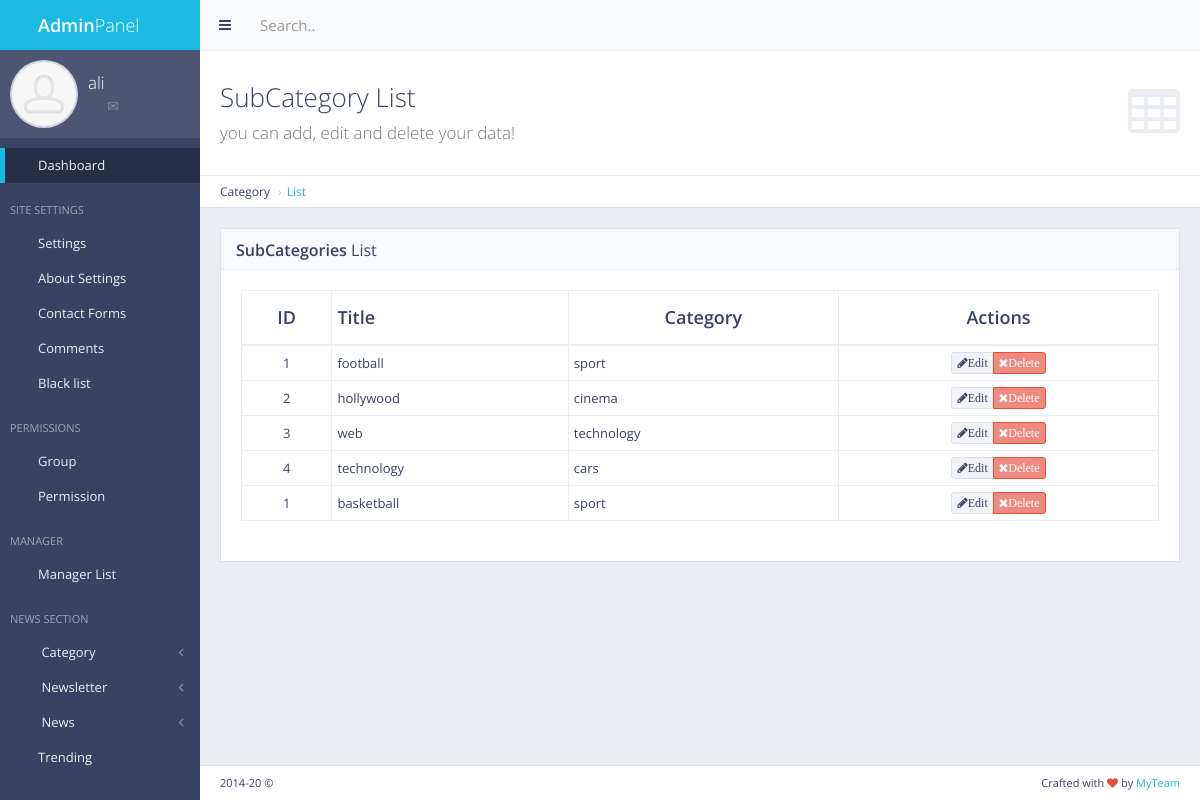
The page /panel/subcategory/list/ (signed in) on the database its author committed.
### subcat/models.py (models this page shows, shortened)
class SubCat(models.Model):
    name = models.CharField(max_length = 50)
    catname = models.CharField(max_length = 50)
    catid = models.IntegerField()

### subcat/views.py (the view)
# urls.py: path('panel/subcategory/list/' , views.subcat_list , name='subcat_list'),
def subcat_list(request):
    if not request.user.is_authenticated:
        return redirect('mylogin')
    subcat = SubCat.objects.all()
    return render(request , 'back/subcat_list.html' , {'subcat':subcat})

### main/templatetags/extera_auth.py (called while the page is built)
@register.filter(name='has_group')
def has_group(user , group_name):
    return user.groups.filter(name=group_name).exists()

### main/templates/back/subcat_list.html (shortened to what this page needs)
{% extends "back/master.html" %}
{% load static %}
{% block mainblock %}
<div id="page-content">
    <div class="content-header">
        <div class="header-section">
            <h1>
                <i class="fa fa-table"></i>SubCategory List<br><small>you can add, edit and delete your data!</small>
            </h1>
        </div>
    </div>
    <ul class="breadcrumb breadcrumb-top">
        <li>Category</li>
        <li><a href="/panel/news/list/">List</a></li>
    </ul>
    <div class="block full">
        <div class="block-title">
            <h2><strong>SubCategories</strong> List</h2>
        </div>
        <div class="table-responsive">
            <table id="example-datatable" class="table table-vcenter table-condensed table-bordered">
                <thead>
                    <tr>
                      <th class="text-center">ID</th>
                        <th>Title</th>
                        <th class="text-center">Category</th>
                        <th class="text-center">Actions</th>
                    </tr>
                </thead>
                <tbody>
                  {% for i in subcat %}
                  <tr>
                      <td class="text-center">{{ i.catid }}</td>
                      <td>{{ i.name }}</td>
                      <td>{{ i.catname }}</td>
                      <td class="text-center">
                          <div class="btn-group">
                              <a href="javascript:void(0)" data-toggle="tooltip" title="Edit" class="btn btn-xs btn-default"><i class="fa fa-pencil">Edit</i></a>
                              <a href="{% url 'news_delete' pk=i.id %}" data-toggle="tooltip" title="Delete" class="btn btn-xs btn-danger"><i class="fa fa-times">Delete</i></a>
                          </div>
                      </td>
                  </tr>
                  {% endfor %}
                </tbody>
            </table>
        </div>
    </div>
</div>
{% endblock %}

### main/templates/back/master.html (shortened to what this page needs)
{% load static %}
{% load extera_auth %}
{% if user.is_authenticated %}
<!DOCTYPE html>
 <html class="no-js" lang="en">
    <head>
        <link rel="stylesheet" href="{% static "back/css/bootstrap.min.css" %}">
        <link rel="stylesheet" href="{% static "back/css/plugins.css" %}">
        <link rel="stylesheet" href="{% static "back/css/main.css" %}">
        <link rel="stylesheet" href="{% static "back/css/themes.css" %}">
    </head>
    <body>
        <div id="page-wrapper">
            <div id="page-container" class="sidebar-partial sidebar-visible-lg sidebar-no-animations">
                <div id="sidebar">
                    <div id="sidebar-scroll">
                        <div class="sidebar-content">
                            <a href="/panel" class="sidebar-brand">
                                <i class="gi gi-flash"></i><span class="sidebar-nav-mini-hide"><strong>Admin</strong>Panel</span>
                            </a>
                            <div class="sidebar-section sidebar-user clearfix sidebar-nav-mini-hide">
                                <div class="sidebar-user-avatar">
                                    <a href="page_ready_user_profile.html">
                                        <img src="{% static "back/img/placeholders/avatars/avatar2.jpg" %}" alt="avatar">
                                    </a>
                                </div>
                                <div class="sidebar-user-name">{{ request.user }}</div>
                                <div class="sidebar-user-links">
                                    <a href="page_ready_user_profile.html" data-toggle="tooltip" data-placement="bottom" title="Profile"><i class="gi gi-user"></i></a>
                                    <a href="page_ready_inbox.html" data-toggle="tooltip" data-placement="bottom" title="Messages"><i class="gi gi-envelope"></i></a>
                                    <a href="/panel/change/pass/" class="enable-tooltip" data-placement="bottom" title="Settings"><i class="gi gi-cogwheel"></i></a>
                                    <a href="{% url 'mylogout' %}" data-toggle="tooltip" data-placement="bottom" title="Logout"><i class="gi gi-exit"></i></a>
                                </div>
                            </div>
                            <ul class="sidebar-nav">
                              {% if perms.main.master_user %}
                                <li>
                                    <a href="/panel" class=" active"><i class="gi gi-stopwatch sidebar-nav-icon"></i><span class="sidebar-nav-mini-hide">Dashboard</span></a>
                                </li>
                                {% endif %}
                                {% if request.user|has_group:'masteruser' %}
                                <li class="sidebar-header">
                                    <span class="sidebar-header-options clearfix"><a href="javascript:void(0)" data-toggle="tooltip" title="Quick Settings"><i class="gi gi-settings"></i></a></span>
                                    <span class="sidebar-header-title">Site Settings</span>
                                </li>
                                <li>
                                    <a href="/panel/setting" class=""><i class="gi gi-show_big_thumbnails sidebar-nav-icon"></i><span class="sidebar-nav-mini-hide">Settings</span></a>
                                </li>
                                <li>
                                    <a href="/panel/about_setting" class=""><i class="gi gi-show_big_thumbnails sidebar-nav-icon"></i><span class="sidebar-nav-mini-hide">About Settings</span></a>
                                </li>
                                <li>
                                    <a href="/panel/contact_form" class=""><i class="gi gi-show_big_thumbnails sidebar-nav-icon"></i><span class="sidebar-nav-mini-hide">Contact Forms</span></a>
                                </li>
                                <li>
                                    <a href="/comment/list" class=""><i class="gi gi-show_big_thumbnails sidebar-nav-icon"></i><span class="sidebar-nav-mini-hide">Comments</span></a>
                                </li>
                                <li>
                                    <a href="/blacklist" class=""><i class="gi gi-show_big_thumbnails sidebar-nav-icon"></i><span class="sidebar-nav-mini-hide">Black list</span></a>
                                </li>
                                <li class="sidebar-header">
                                    <span class="sidebar-header-options clearfix"><a href="javascript:void(0)" data-toggle="tooltip" title="Quick Settings"><i class="gi gi-settings"></i></a></span>
                                    <span class="sidebar-header-title">Permissions</span>
                                </li>
                                <li>
                                    <a href="/panel/manager/group" class=""><i class="gi gi-show_big_thumbnails sidebar-nav-icon"></i><span class="sidebar-nav-mini-hide">Group</span></a>
                                </li>
                                <li>
                                    <a href="/panel/manager/perms" class=""><i class="gi gi-show_big_thumbnails sidebar-nav-icon"></i><span class="sidebar-nav-mini-hide">Permission</span></a>
                                </li>
                                <li class="sidebar-header">
                                    <span class="sidebar-header-options clearfix"><a href="javascript:void(0)" data-toggle="tooltip" title="Quick Settings"><i class="gi gi-settings"></i></a></span>
                                    <span class="sidebar-header-title">Manager</span>
                                </li>
                                <li>
                                    <a href="/panel/manager/list" class=""><i class="gi gi-show_big_thumbnails sidebar-nav-icon"></i><span class="sidebar-nav-mini-hide">Manager List</span></a>
                                </li>
                                {% endif %}
                                <li class="sidebar-header">
                                    <span class="sidebar-header-options clearfix"><a href="javascript:void(0)" data-toggle="tooltip" title="Quick Settings"><i class="gi gi-settings"></i></a></span>
                                    <span class="sidebar-header-title">News Section</span>
                                </li>
                                {% if request.user|has_group:'masteruser' %}
                                <li>
                                    <a href="#" class="sidebar-nav-menu"><i class="fa fa-angle-left sidebar-nav-indicator sidebar-nav-mini-hide"></i><i class="gi gi-show_big_thumbnails sidebar-nav-icon"></i><span class="sidebar-nav-mini-hide"> Category</span></a>
                                </li>
                                <li>
                                    <a href="#" class="sidebar-nav-menu"><i class="fa fa-angle-left sidebar-nav-indicator sidebar-nav-mini-hide"></i><i class="gi gi-show_big_thumbnails sidebar-nav-icon"></i><span class="sidebar-nav-mini-hide"> Newsletter</span></a>
                                </li>
                                {% endif %}
                                <li>
                                    <a href="#" class="sidebar-nav-menu"><i class="fa fa-angle-left sidebar-nav-indicator sidebar-nav-mini-hide"></i><i class="gi gi-show_big_thumbnails sidebar-nav-icon"></i><span class="sidebar-nav-mini-hide"> News</span></a>
                                </li>
                                {% if request.user|has_group:'masteruser' %}
                                <li>
                                    <a href="/panel/trending" class=""><i class="gi gi-show_big_thumbnails sidebar-nav-icon"></i><span class="sidebar-nav-mini-hide">Trending</span></a>
                                </li>
                              </ul>
                              {% endif %}
                        </div>
                    </div>
                </div>
                <div id="main-container">
                    <header class="navbar navbar-default">
                        <ul class="nav navbar-nav-custom">
                            <li>
                                <a href="javascript:void(0)" onclick="App.sidebar('toggle-sidebar');this.blur();">
                                    <i class="fa fa-bars fa-fw"></i>
                                </a>
                            </li>
                        </ul>
                        <form action="page_ready_search_results.html" method="post" class="navbar-form-custom">
                            <div class="form-group">
                                <input type="text" id="top-search" name="top-search" class="form-control" placeholder="Search..">
                            </div>
                        </form>
                    </header>
                      {% block mainblock %}
                      {% endblock %}
                    <footer class="clearfix">
                        <div class="pull-right">
                            Crafted with <i class="fa fa-heart text-danger"></i> by <a href="#" target="_blank">MyTeam</a>
                        </div>
                        <div class="pull-left">
                            <span id="year-copy"></span> &copy;
                        </div>
                    </footer>
                </div>
            </div>
        </div>
    </body>
</html>
{% else %}
  Please log in
{% endif %}

### rows shown on the page
SubCat: catid "1", name "football", catname "sport"
SubCat: catid "2", name "hollywood", catname "cinema"
SubCat: catid "3", name "web", catname "technology"
SubCat: catid "4", name "technology", catname "cars"
SubCat: catid "1", name "basketball", catname "sport"

### other values the page prints
{{ request.user }} "ali"
